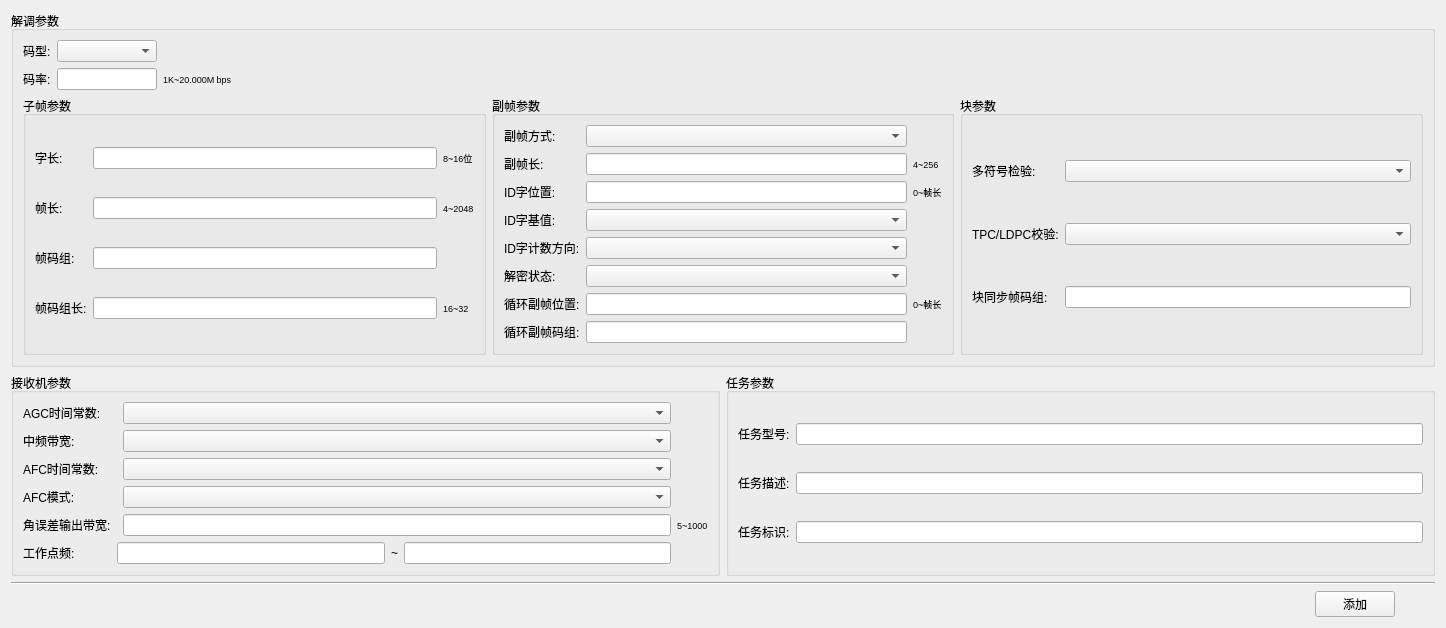
<?xml version="1.0" encoding="UTF-8"?>
<ui version="4.0">
 <class>MissionNewInsert</class>
 <widget class="QWidget" name="MissionNewInsert">
  <property name="geometry">
   <rect>
    <x>0</x>
    <y>0</y>
    <width>1446</width>
    <height>606</height>
   </rect>
  </property>
  <property name="windowTitle">
   <string>任务宏添加</string>
  </property>
  <layout class="QVBoxLayout" name="verticalLayout_4">
   <item>
    <layout class="QVBoxLayout" name="verticalLayout_2">
     <item>
      <widget class="QGroupBox" name="groupBox">
       <property name="title">
        <string>解调参数</string>
       </property>
       <layout class="QVBoxLayout" name="verticalLayout">
        <item>
         <layout class="QGridLayout" name="gridLayout_6">
          <item row="2" column="2">
           <widget class="QLineEdit" name="lineEdit">
            <property name="minimumSize">
             <size>
              <width>100</width>
              <height>0</height>
             </size>
            </property>
            <property name="maximumSize">
             <size>
              <width>100</width>
              <height>16777215</height>
             </size>
            </property>
           </widget>
          </item>
          <item row="1" column="4">
           <spacer name="horizontalSpacer">
            <property name="orientation">
             <enum>Qt::Horizontal</enum>
            </property>
            <property name="sizeHint" stdset="0">
             <size>
              <width>40</width>
              <height>20</height>
             </size>
            </property>
           </spacer>
          </item>
          <item row="1" column="2">
           <widget class="QComboBox" name="comboBox">
            <property name="minimumSize">
             <size>
              <width>100</width>
              <height>0</height>
             </size>
            </property>
            <property name="maximumSize">
             <size>
              <width>100</width>
              <height>16777215</height>
             </size>
            </property>
           </widget>
          </item>
          <item row="1" column="1">
           <widget class="QLabel" name="label">
            <property name="text">
             <string>码型:</string>
            </property>
           </widget>
          </item>
          <item row="2" column="1">
           <widget class="QLabel" name="label_2">
            <property name="text">
             <string>码率:</string>
            </property>
           </widget>
          </item>
          <item row="2" column="3">
           <widget class="QLabel" name="label_28">
            <property name="font">
             <font>
              <pointsize>7</pointsize>
             </font>
            </property>
            <property name="text">
             <string>1K~20.000M bps</string>
            </property>
           </widget>
          </item>
         </layout>
        </item>
        <item>
         <layout class="QHBoxLayout" name="horizontalLayout_2">
          <item>
           <widget class="QGroupBox" name="groupBox_2">
            <property name="title">
             <string>子帧参数</string>
            </property>
            <layout class="QGridLayout" name="gridLayout">
             <item row="0" column="0">
              <widget class="QLabel" name="label_3">
               <property name="text">
                <string>字长:</string>
               </property>
              </widget>
             </item>
             <item row="0" column="1">
              <widget class="QLineEdit" name="lineEdit_2"/>
             </item>
             <item row="2" column="0">
              <widget class="QLabel" name="label_5">
               <property name="text">
                <string>帧码组:</string>
               </property>
              </widget>
             </item>
             <item row="3" column="1">
              <widget class="QLineEdit" name="lineEdit_4"/>
             </item>
             <item row="3" column="0">
              <widget class="QLabel" name="label_6">
               <property name="text">
                <string>帧码组长:</string>
               </property>
              </widget>
             </item>
             <item row="1" column="1">
              <widget class="QLineEdit" name="lineEdit_3"/>
             </item>
             <item row="1" column="0">
              <widget class="QLabel" name="label_4">
               <property name="text">
                <string>帧长:</string>
               </property>
              </widget>
             </item>
             <item row="0" column="2">
              <widget class="QLabel" name="label_29">
               <property name="font">
                <font>
                 <pointsize>7</pointsize>
                </font>
               </property>
               <property name="text">
                <string>8~16位</string>
               </property>
              </widget>
             </item>
             <item row="1" column="2">
              <widget class="QLabel" name="label_30">
               <property name="font">
                <font>
                 <pointsize>7</pointsize>
                </font>
               </property>
               <property name="text">
                <string>4~2048</string>
               </property>
              </widget>
             </item>
             <item row="3" column="2">
              <widget class="QLabel" name="label_31">
               <property name="font">
                <font>
                 <pointsize>7</pointsize>
                </font>
               </property>
               <property name="text">
                <string>16~32</string>
               </property>
              </widget>
             </item>
             <item row="2" column="1">
              <widget class="QLineEdit" name="lineEdit_14"/>
             </item>
            </layout>
           </widget>
          </item>
          <item>
           <widget class="QGroupBox" name="groupBox_3">
            <property name="title">
             <string>副帧参数</string>
            </property>
            <layout class="QGridLayout" name="gridLayout_2">
             <item row="1" column="0">
              <widget class="QLabel" name="label_8">
               <property name="text">
                <string>副帧长:</string>
               </property>
              </widget>
             </item>
             <item row="2" column="0">
              <widget class="QLabel" name="label_9">
               <property name="text">
                <string>ID字位置:</string>
               </property>
              </widget>
             </item>
             <item row="9" column="2">
              <widget class="QLineEdit" name="lineEdit_7"/>
             </item>
             <item row="7" column="0">
              <widget class="QLabel" name="label_11">
               <property name="text">
                <string>ID字计数方向:</string>
               </property>
              </widget>
             </item>
             <item row="8" column="2">
              <widget class="QComboBox" name="comboBox_6"/>
             </item>
             <item row="1" column="2">
              <widget class="QLineEdit" name="lineEdit_5"/>
             </item>
             <item row="2" column="2">
              <widget class="QLineEdit" name="lineEdit_6"/>
             </item>
             <item row="0" column="0">
              <widget class="QLabel" name="label_7">
               <property name="text">
                <string>副帧方式:</string>
               </property>
              </widget>
             </item>
             <item row="0" column="2">
              <widget class="QComboBox" name="comboBox_3"/>
             </item>
             <item row="5" column="0">
              <widget class="QLabel" name="label_10">
               <property name="text">
                <string>ID字基值:</string>
               </property>
              </widget>
             </item>
             <item row="5" column="2">
              <widget class="QComboBox" name="comboBox_4"/>
             </item>
             <item row="7" column="2">
              <widget class="QComboBox" name="comboBox_5"/>
             </item>
             <item row="10" column="0">
              <widget class="QLabel" name="label_14">
               <property name="text">
                <string>循环副帧码组:</string>
               </property>
              </widget>
             </item>
             <item row="8" column="0">
              <widget class="QLabel" name="label_12">
               <property name="text">
                <string>解密状态:</string>
               </property>
              </widget>
             </item>
             <item row="9" column="0">
              <widget class="QLabel" name="label_13">
               <property name="text">
                <string>循环副帧位置:</string>
               </property>
              </widget>
             </item>
             <item row="1" column="3">
              <widget class="QLabel" name="label_32">
               <property name="font">
                <font>
                 <pointsize>7</pointsize>
                </font>
               </property>
               <property name="text">
                <string>4~256</string>
               </property>
              </widget>
             </item>
             <item row="2" column="3">
              <widget class="QLabel" name="label_33">
               <property name="font">
                <font>
                 <pointsize>7</pointsize>
                </font>
               </property>
               <property name="text">
                <string>0~帧长</string>
               </property>
              </widget>
             </item>
             <item row="9" column="3">
              <widget class="QLabel" name="label_34">
               <property name="font">
                <font>
                 <pointsize>7</pointsize>
                </font>
               </property>
               <property name="text">
                <string>0~帧长</string>
               </property>
              </widget>
             </item>
             <item row="10" column="2">
              <widget class="QLineEdit" name="lineEdit_16"/>
             </item>
            </layout>
           </widget>
          </item>
          <item>
           <widget class="QGroupBox" name="groupBox_4">
            <property name="title">
             <string>块参数</string>
            </property>
            <layout class="QGridLayout" name="gridLayout_3">
             <item row="0" column="0">
              <widget class="QLabel" name="label_15">
               <property name="text">
                <string>多符号检验:</string>
               </property>
              </widget>
             </item>
             <item row="0" column="1">
              <widget class="QComboBox" name="comboBox_8"/>
             </item>
             <item row="1" column="0">
              <widget class="QLabel" name="label_16">
               <property name="text">
                <string>TPC/LDPC校验:</string>
               </property>
              </widget>
             </item>
             <item row="1" column="1">
              <widget class="QComboBox" name="comboBox_9"/>
             </item>
             <item row="2" column="0">
              <widget class="QLabel" name="label_17">
               <property name="text">
                <string>块同步帧码组:</string>
               </property>
              </widget>
             </item>
             <item row="2" column="1">
              <widget class="QLineEdit" name="lineEdit_15"/>
             </item>
            </layout>
           </widget>
          </item>
         </layout>
        </item>
       </layout>
      </widget>
     </item>
     <item>
      <layout class="QHBoxLayout" name="horizontalLayout_3">
       <item>
        <widget class="QGroupBox" name="groupBox_5">
         <property name="title">
          <string>接收机参数</string>
         </property>
         <layout class="QGridLayout" name="gridLayout_4">
          <item row="5" column="0">
           <widget class="QLabel" name="label_23">
            <property name="text">
             <string>工作点频:</string>
            </property>
           </widget>
          </item>
          <item row="4" column="0">
           <widget class="QLabel" name="label_22">
            <property name="text">
             <string>角误差输出带宽:</string>
            </property>
           </widget>
          </item>
          <item row="3" column="0">
           <widget class="QLabel" name="label_21">
            <property name="text">
             <string>AFC模式:</string>
            </property>
           </widget>
          </item>
          <item row="1" column="0" colspan="2">
           <widget class="QLabel" name="label_19">
            <property name="text">
             <string>中频带宽:</string>
            </property>
           </widget>
          </item>
          <item row="1" column="2">
           <widget class="QComboBox" name="comboBox_12"/>
          </item>
          <item row="0" column="0">
           <widget class="QLabel" name="label_18">
            <property name="text">
             <string>AGC时间常数:</string>
            </property>
           </widget>
          </item>
          <item row="2" column="2">
           <widget class="QComboBox" name="comboBox_13"/>
          </item>
          <item row="0" column="2">
           <widget class="QComboBox" name="comboBox_11"/>
          </item>
          <item row="3" column="2">
           <widget class="QComboBox" name="comboBox_14"/>
          </item>
          <item row="2" column="0">
           <widget class="QLabel" name="label_20">
            <property name="text">
             <string>AFC时间常数:</string>
            </property>
           </widget>
          </item>
          <item row="5" column="1" colspan="2">
           <layout class="QHBoxLayout" name="horizontalLayout">
            <item>
             <widget class="QLineEdit" name="lineEdit_9"/>
            </item>
            <item>
             <widget class="QLabel" name="label_24">
              <property name="text">
               <string>~</string>
              </property>
             </widget>
            </item>
            <item>
             <widget class="QLineEdit" name="lineEdit_10"/>
            </item>
           </layout>
          </item>
          <item row="4" column="2">
           <widget class="QLineEdit" name="lineEdit_8"/>
          </item>
          <item row="4" column="3">
           <widget class="QLabel" name="label_35">
            <property name="font">
             <font>
              <pointsize>7</pointsize>
             </font>
            </property>
            <property name="text">
             <string>5~1000</string>
            </property>
           </widget>
          </item>
         </layout>
        </widget>
       </item>
       <item>
        <widget class="QGroupBox" name="groupBox_6">
         <property name="title">
          <string>任务参数</string>
         </property>
         <layout class="QGridLayout" name="gridLayout_5">
          <item row="0" column="0">
           <widget class="QLabel" name="label_25">
            <property name="text">
             <string>任务型号:</string>
            </property>
           </widget>
          </item>
          <item row="0" column="1">
           <widget class="QLineEdit" name="lineEdit_11"/>
          </item>
          <item row="1" column="0">
           <widget class="QLabel" name="label_26">
            <property name="text">
             <string>任务描述:</string>
            </property>
           </widget>
          </item>
          <item row="1" column="1">
           <widget class="QLineEdit" name="lineEdit_12"/>
          </item>
          <item row="2" column="0">
           <widget class="QLabel" name="label_27">
            <property name="text">
             <string>任务标识:</string>
            </property>
           </widget>
          </item>
          <item row="2" column="1">
           <widget class="QLineEdit" name="lineEdit_13"/>
          </item>
         </layout>
        </widget>
       </item>
      </layout>
     </item>
    </layout>
   </item>
   <item>
    <layout class="QVBoxLayout" name="verticalLayout_3">
     <item>
      <widget class="Line" name="line">
       <property name="orientation">
        <enum>Qt::Horizontal</enum>
       </property>
      </widget>
     </item>
     <item>
      <layout class="QHBoxLayout" name="horizontalLayout_4">
       <item>
        <spacer name="horizontalSpacer_2">
         <property name="orientation">
          <enum>Qt::Horizontal</enum>
         </property>
         <property name="sizeHint" stdset="0">
          <size>
           <width>40</width>
           <height>10</height>
          </size>
         </property>
        </spacer>
       </item>
       <item>
        <widget class="QPushButton" name="pushButton">
         <property name="maximumSize">
          <size>
           <width>16777215</width>
           <height>30</height>
          </size>
         </property>
         <property name="sizeIncrement">
          <size>
           <width>0</width>
           <height>30</height>
          </size>
         </property>
         <property name="text">
          <string>添加</string>
         </property>
        </widget>
       </item>
       <item>
        <spacer name="horizontalSpacer_3">
         <property name="orientation">
          <enum>Qt::Horizontal</enum>
         </property>
         <property name="sizeType">
          <enum>QSizePolicy::Fixed</enum>
         </property>
         <property name="sizeHint" stdset="0">
          <size>
           <width>40</width>
           <height>20</height>
          </size>
         </property>
        </spacer>
       </item>
      </layout>
     </item>
    </layout>
   </item>
  </layout>
 </widget>
 <resources/>
 <connections/>
</ui>
